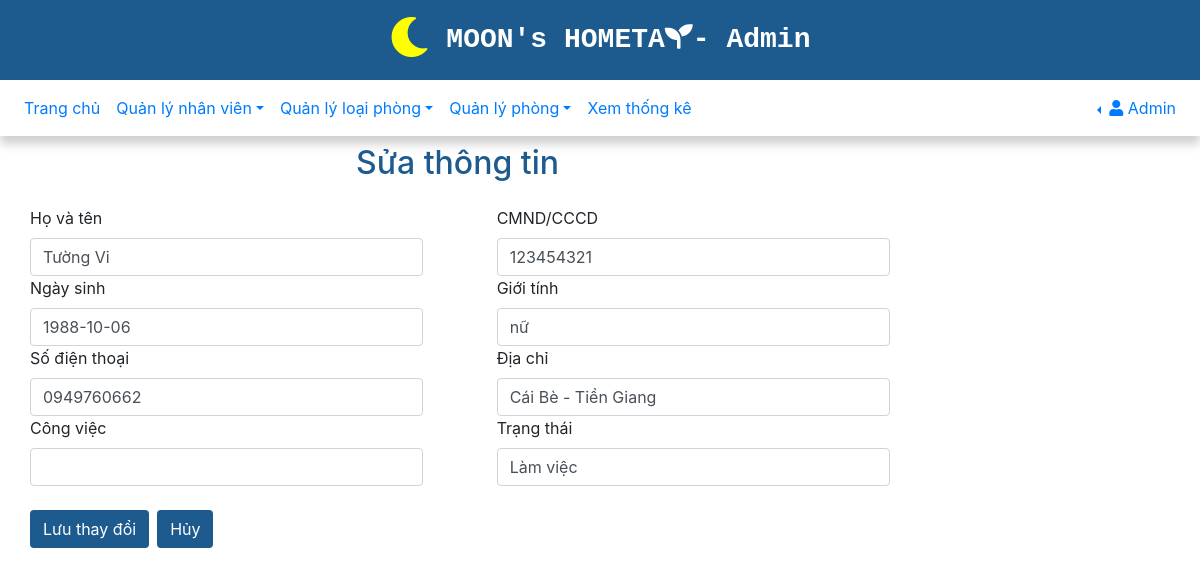
/Admin_xuly/SuaNhanvien.php?id=1, run on the app's committed database.
### tables this page shows
CREATE TABLE `nhanvien` (
  `MSNV` int(11) NOT NULL,
  `Hoten_NV` varchar(50) NOT NULL,
  `NgaysinhNV` date DEFAULT NULL,
  `Gt` varchar(3) DEFAULT NULL,
  `CMND_NV` char(9) NOT NULL,
  `DiaChi_NV` varchar(100) DEFAULT NULL,
  `SDT_NV` char(10) NOT NULL,
  `Chucvu` varchar(50) DEFAULT NULL,
  `Trangthaicv` varchar(32) DEFAULT 'Làm việc',
  `Hinhanh` varchar(200) DEFAULT NULL,
  `Ngayvaolam` timestamp NOT NULL DEFAULT current_timestamp() ON UPDATE current_timestamp()
);

### Admin_xuly/SuaNhanvien.php (the view, shortened to what this page needs)
<?php
  include("../connect.php");
  include("nav.php");
  if(isset($_GET['id'])){
      $ma =  $_GET['id'];
 ?>
 <!DOCTYPE html>
 <html lang="en" dir="ltr">
   <head>
   </head>
   <body>
       <div class="container">
         <div class="row">
           <div class="col-md-9">
             <div class="p-2 mb-2 text-center" style="color:#1D5B8F; ">
               <h2 class=" ">Sửa thông tin </h2>
             </div>
           </div>
         </div>
         <form class="form-group" enctype="multipart/form-data" action="XL_Themnv.php" method="post" id="form_nv" >
           <div class="form-row">
             <div class="col-md-4">
               <div class="row">
                 <?php
                      $sql = "select * from Nhanvien where MSNV = $ma";
                      $query = mysqli_query($conn,$sql);
                      if(mysqli_num_rows($query)!=0){
                        $row = mysqli_fetch_array($query);
                  ?>
                   <label for="hoten">Họ và tên</label>
                   <input type="text" class="form-control" name="hoten" value="<?php echo $row['Hoten_NV']; ?> " id="hoten" required>
                   <label for="ngaysinh">Ngày sinh</label>
                   <input type="text" class="form-control" name="ngaysinh" id="ngaysinh" value="<?php echo $row['NgaysinhNV']; ?> " required>
                   <label for="sdt">Số điện thoại</label>
                   <input type="text" name="sdt" class="form-control" placeholder="Sđt có 10 chữ số" id="sdt" required length='10' pattern="[0]?[0-9]{10,11}" value="<?php echo $row['SDT_NV']; ?>">
                   <label for="sdt">Công việc</label>
                   <input type="text" name="congviec" class="form-control" placeholder="" id="cv" value="<?php echo $row['Chucvu']; ?>" required>
               </div>
               <br>
               <div class="row">
                 <button type="button" id="submit" class="btn " name="button">Lưu thay đổi</button>&ensp;
                 <button type="button" id="reset" class="btn  " name="button">Hủy</button>
               </div>
             </div>
             <div class="col-md-4 offset-1">
               <div class="row">
                   <label for="cmnd">CMND/CCCD</label>
                   <input type="text" class="form-control" name="cmnd"  placeholder="Nhập vào CMND/CCCD ..." id="cmnd" required pattern="[0-9]{9}" value="<?php echo $row['CMND_NV']; ?>">
                   <label for="gioitinh">Giới tính</label>
                   <input type="text" class="form-control" name="gioitinh"   id="gioitinh"  required value="<?php echo $row['Gt']; ?>">
                   <label for="diachi">Địa chỉ</label>
                   <input type="text" class="form-control" name="diachi"   id="diachi"  required value="<?php echo $row['DiaChi_NV']; ?>">
                   <label for="trangthai">Trạng thái</label>
                   <input type="text" class="form-control" name="trangthai"   id="trangthai"  required value="<?php echo $row['Trangthaicv']; ?>">
               </div>
             </div>
           </div>
         </form>
       </div>
   </body>
 </html>
 <?php
}
}
  ?>

### Admin_xuly/SuaNhanvien.php (style rules this page uses)
button { background-color: #1D5B8F !important; color: white !important; }

### data on the page
nhanvien: hoten "Tường Vi", ngaysinh "1988-10-06", sdt "0949760662", cmnd "123454321", gioitinh "nữ", diachi "Cái Bè - Tiền Giang", trangthai "Làm việc"
